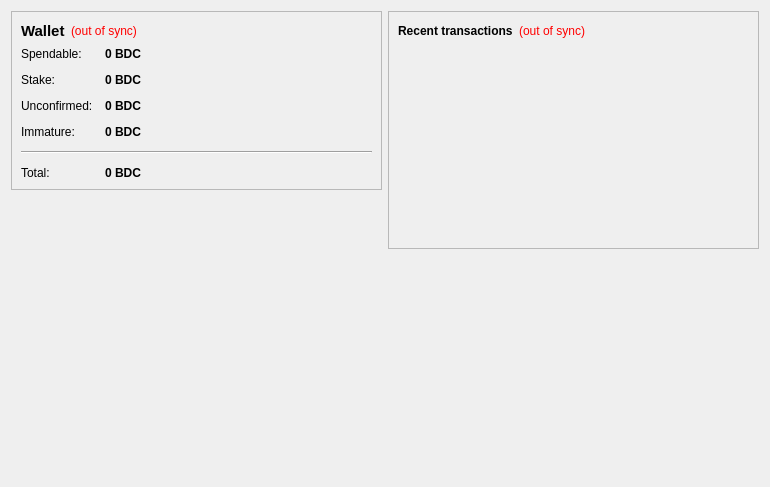
<?xml version="1.0" encoding="UTF-8"?>
<ui version="4.0">
 <class>OverviewPage</class>
 <widget class="QWidget" name="OverviewPage">
  <property name="geometry">
   <rect>
    <x>0</x>
    <y>0</y>
    <width>770</width>
    <height>487</height>
   </rect>
  </property>
  <property name="windowTitle">
   <string>Form</string>
  </property>
  <layout class="QHBoxLayout" name="horizontalLayout" stretch="1,1">
   <item>
    <layout class="QVBoxLayout" name="verticalLayout_2">
     <item>
      <widget class="QFrame" name="frame">
       <property name="frameShape">
        <enum>QFrame::StyledPanel</enum>
       </property>
       <property name="frameShadow">
        <enum>QFrame::Raised</enum>
       </property>
       <layout class="QVBoxLayout" name="verticalLayout_4">
        <item>
         <layout class="QHBoxLayout" name="horizontalLayout_4">
          <item>
           <widget class="QLabel" name="label_5">
            <property name="font">
             <font>
              <pointsize>11</pointsize>
              <weight>75</weight>
              <bold>true</bold>
             </font>
            </property>
            <property name="text">
             <string>Wallet</string>
            </property>
           </widget>
          </item>
          <item>
           <widget class="QLabel" name="labelWalletStatus">
            <property name="toolTip">
             <string>The displayed information may be out of date. Your wallet automatically synchronizes with the Blackdogecoin network after a connection is established, but this process has not completed yet.</string>
            </property>
            <property name="styleSheet">
             <string notr="true">QLabel { color: red; }</string>
            </property>
            <property name="text">
             <string notr="true">(out of sync)</string>
            </property>
            <property name="alignment">
             <set>Qt::AlignLeading|Qt::AlignLeft|Qt::AlignVCenter</set>
            </property>
           </widget>
          </item>
          <item>
           <spacer name="horizontalSpacer_2">
            <property name="orientation">
             <enum>Qt::Horizontal</enum>
            </property>
            <property name="sizeHint" stdset="0">
             <size>
              <width>40</width>
              <height>20</height>
             </size>
            </property>
           </spacer>
          </item>
         </layout>
        </item>
        <item>
         <layout class="QFormLayout" name="formLayout_2">
          <property name="fieldGrowthPolicy">
           <enum>QFormLayout::AllNonFixedFieldsGrow</enum>
          </property>
          <property name="horizontalSpacing">
           <number>12</number>
          </property>
          <property name="verticalSpacing">
           <number>12</number>
          </property>
          <item row="0" column="0">
           <widget class="QLabel" name="label">
            <property name="text">
             <string>Spendable:</string>
            </property>
           </widget>
          </item>
          <item row="0" column="1">
           <widget class="QLabel" name="labelBalance">
            <property name="font">
             <font>
              <weight>75</weight>
              <bold>true</bold>
             </font>
            </property>
            <property name="cursor">
             <cursorShape>IBeamCursor</cursorShape>
            </property>
            <property name="toolTip">
             <string>Your current spendable balance</string>
            </property>
            <property name="text">
             <string notr="true">0 BDC</string>
            </property>
            <property name="textInteractionFlags">
             <set>Qt::LinksAccessibleByMouse|Qt::TextSelectableByKeyboard|Qt::TextSelectableByMouse</set>
            </property>
           </widget>
          </item>
          <item row="1" column="0">
           <widget class="QLabel" name="label_6">
            <property name="text">
             <string>Stake:</string>
            </property>
           </widget>
          </item>
          <item row="1" column="1">
           <widget class="QLabel" name="labelStake">
            <property name="font">
             <font>
              <weight>75</weight>
              <bold>true</bold>
             </font>
            </property>
            <property name="cursor">
             <cursorShape>IBeamCursor</cursorShape>
            </property>
            <property name="toolTip">
             <string>Total of coins that was staked, and do not yet count toward the current balance</string>
            </property>
            <property name="text">
             <string notr="true">0 BDC</string>
            </property>
            <property name="textInteractionFlags">
             <set>Qt::LinksAccessibleByMouse|Qt::TextSelectableByKeyboard|Qt::TextSelectableByMouse</set>
            </property>
           </widget>
          </item>
          <item row="2" column="0">
           <widget class="QLabel" name="label_3">
            <property name="text">
             <string>Unconfirmed:</string>
            </property>
           </widget>
          </item>
          <item row="2" column="1">
           <widget class="QLabel" name="labelUnconfirmed">
            <property name="font">
             <font>
              <weight>75</weight>
              <bold>true</bold>
             </font>
            </property>
            <property name="cursor">
             <cursorShape>IBeamCursor</cursorShape>
            </property>
            <property name="toolTip">
             <string>Total of transactions that have yet to be confirmed, and do not yet count toward the current balance</string>
            </property>
            <property name="text">
             <string notr="true">0 BDC</string>
            </property>
            <property name="textInteractionFlags">
             <set>Qt::LinksAccessibleByMouse|Qt::TextSelectableByKeyboard|Qt::TextSelectableByMouse</set>
            </property>
           </widget>
          </item>
          <item row="3" column="0">
           <widget class="QLabel" name="labelImmatureText">
            <property name="text">
             <string>Immature:</string>
            </property>
           </widget>
          </item>
          <item row="3" column="1">
           <widget class="QLabel" name="labelImmature">
            <property name="font">
             <font>
              <weight>75</weight>
              <bold>true</bold>
             </font>
            </property>
            <property name="toolTip">
             <string>Mined balance that has not yet matured</string>
            </property>
            <property name="text">
             <string notr="true">0 BDC</string>
            </property>
            <property name="textInteractionFlags">
             <set>Qt::LinksAccessibleByMouse|Qt::TextSelectableByKeyboard|Qt::TextSelectableByMouse</set>
            </property>
           </widget>
          </item>
          <item row="4" column="0" colspan="2">
           <widget class="Line" name="line">
            <property name="orientation">
             <enum>Qt::Horizontal</enum>
            </property>
           </widget>
          </item>
          <item row="5" column="0">
           <widget class="QLabel" name="labelTotalText">
            <property name="text">
             <string>Total:</string>
            </property>
           </widget>
          </item>
          <item row="5" column="1">
           <widget class="QLabel" name="labelTotal">
            <property name="font">
             <font>
              <weight>75</weight>
              <bold>true</bold>
             </font>
            </property>
            <property name="cursor">
             <cursorShape>IBeamCursor</cursorShape>
            </property>
            <property name="toolTip">
             <string>Your current total balance</string>
            </property>
            <property name="text">
             <string notr="true">0 BDC</string>
            </property>
            <property name="textInteractionFlags">
             <set>Qt::LinksAccessibleByMouse|Qt::TextSelectableByKeyboard|Qt::TextSelectableByMouse</set>
            </property>
           </widget>
          </item>
         </layout>
        </item>
       </layout>
      </widget>
     </item>
     <item>
      <spacer name="verticalSpacer">
       <property name="orientation">
        <enum>Qt::Vertical</enum>
       </property>
       <property name="sizeHint" stdset="0">
        <size>
         <width>20</width>
         <height>40</height>
        </size>
       </property>
      </spacer>
     </item>
     <item>
      <widget class="QLabel" name="label_2">
       <property name="autoFillBackground">
        <bool>true</bool>
       </property>
       <property name="text">
        <string/>
       </property>
       <property name="pixmap">
        <pixmap resource="../bitcoin.qrc">:/icons/drmbg</pixmap>
       </property>
       <property name="scaledContents">
        <bool>false</bool>
       </property>
       <property name="margin">
        <number>0</number>
       </property>
      </widget>
     </item>
    </layout>
   </item>
   <item>
    <layout class="QVBoxLayout" name="verticalLayout_3">
     <item>
      <widget class="QFrame" name="frame_2">
       <property name="frameShape">
        <enum>QFrame::StyledPanel</enum>
       </property>
       <property name="frameShadow">
        <enum>QFrame::Raised</enum>
       </property>
       <layout class="QVBoxLayout" name="verticalLayout">
        <item>
         <layout class="QHBoxLayout" name="horizontalLayout_2">
          <item>
           <widget class="QLabel" name="label_4">
            <property name="text">
             <string>&lt;b&gt;Recent transactions&lt;/b&gt;</string>
            </property>
           </widget>
          </item>
          <item>
           <widget class="QLabel" name="labelTransactionsStatus">
            <property name="toolTip">
             <string>The displayed information may be out of date. Your wallet automatically synchronizes with the Blackdogecoin network after a connection is established, but this process has not completed yet.</string>
            </property>
            <property name="styleSheet">
             <string notr="true">QLabel { color: red; }</string>
            </property>
            <property name="text">
             <string notr="true">(out of sync)</string>
            </property>
            <property name="alignment">
             <set>Qt::AlignRight|Qt::AlignTrailing|Qt::AlignVCenter</set>
            </property>
           </widget>
          </item>
          <item>
           <spacer name="horizontalSpacer">
            <property name="orientation">
             <enum>Qt::Horizontal</enum>
            </property>
            <property name="sizeHint" stdset="0">
             <size>
              <width>40</width>
              <height>20</height>
             </size>
            </property>
           </spacer>
          </item>
         </layout>
        </item>
        <item>
         <widget class="QListView" name="listTransactions">
          <property name="styleSheet">
           <string notr="true">QListView { background: transparent; }</string>
          </property>
          <property name="frameShape">
           <enum>QFrame::NoFrame</enum>
          </property>
          <property name="verticalScrollBarPolicy">
           <enum>Qt::ScrollBarAlwaysOff</enum>
          </property>
          <property name="horizontalScrollBarPolicy">
           <enum>Qt::ScrollBarAlwaysOff</enum>
          </property>
          <property name="selectionMode">
           <enum>QAbstractItemView::NoSelection</enum>
          </property>
         </widget>
        </item>
       </layout>
      </widget>
     </item>
     <item>
      <spacer name="verticalSpacer_2">
       <property name="orientation">
        <enum>Qt::Vertical</enum>
       </property>
       <property name="sizeHint" stdset="0">
        <size>
         <width>20</width>
         <height>40</height>
        </size>
       </property>
      </spacer>
     </item>
    </layout>
   </item>
  </layout>
 </widget>
 <resources/>
 <connections/>
</ui>
